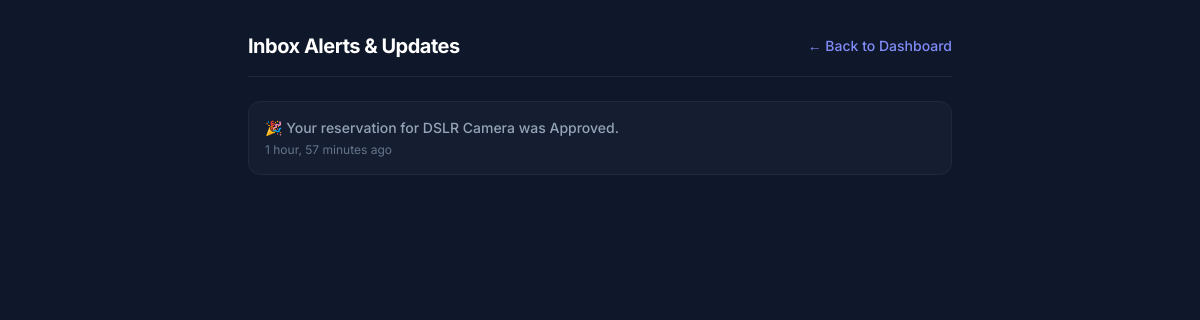
The app's page /notifications/ (signed in), older data.
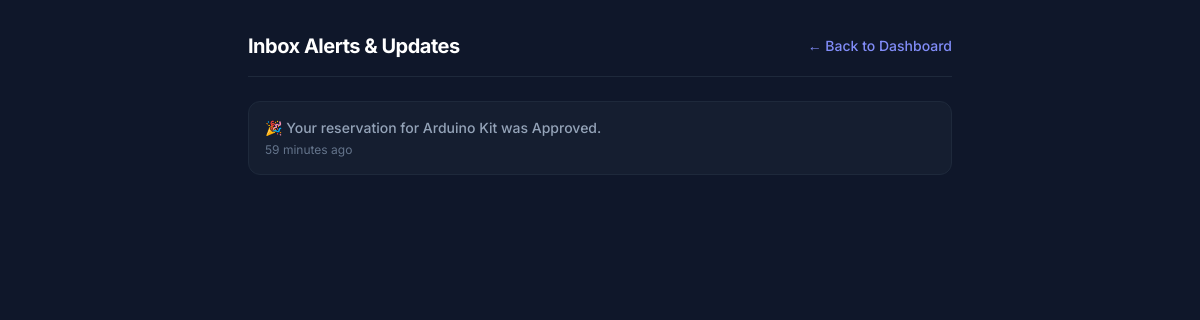
The same page, newer data.
### core/models.py (models this page shows, shortened)
class Notification(models.Model):
    user = models.ForeignKey(User, on_delete=models.CASCADE, related_name='notifications')
    message = models.CharField(max_length=255)
    is_read = models.BooleanField(default=False)
    created_at = models.DateTimeField(default=timezone.now)
    class Meta:
        ordering = ['-created_at']

### core/views.py (the view)
# urls.py: path('notifications/', views.notification_center, name='notification_center'),
@login_required
def notification_center(request):
    user_notifications = request.user.notifications.all()
    user_notifications.update(is_read=True)
    return render(request, 'core/notifications.html', {'notifications': user_notifications})

### core/templates/core/notifications.html (shortened to what this page needs)
<!DOCTYPE html>
<html lang="en">
<head>
    <script src="https://cdn.tailwindcss.com"></script>
</head>
<body class="bg-slate-900 text-slate-100 min-h-screen">
    <main class="max-w-3xl mx-auto p-6 lg:p-8 space-y-6">
        <div class="flex justify-between items-center border-b border-slate-800 pb-4">
            <h1 class="text-xl font-bold tracking-tight text-white">Inbox Alerts & Updates</h1>
            <a href="{% url 'dashboard' %}" class="text-sm font-medium text-indigo-400 hover:text-indigo-300 transition">← Back to Dashboard</a>
        </div>
        <div class="space-y-4">
            {% for notification in notifications %}
                <div class="p-4 rounded-xl border {% if not notification.is_read %}bg-indigo-500/10 border-indigo-500/30 text-indigo-200{% else %}bg-slate-800/40 border-slate-800 text-slate-400{% endif %} flex justify-between items-start">
                    <div>
                        <p class="text-sm font-medium">{{ notification.message }}</p>
                        <p class="text-xs text-slate-500 mt-1">{{ notification.created_at|timesince }} ago</p>
                    </div>
                </div>
            {% empty %}
                <div class="p-8 text-center border border-dashed border-slate-800 rounded-2xl">
                    <p class="text-sm text-slate-500">Your notification stream is currently clean and empty.</p>
                </div>
            {% endfor %}
        </div>
    </main>
</body>
</html>

Row changes from the older to the newer data that the page shows:
removed Notification: message "🎉 Your reservation for DSLR Camera was Approved.", created_at "1 hour, 57 minutes"
added Notification: message "🎉 Your reservation for Arduino Kit was Approved.", created_at "59 minutes"
